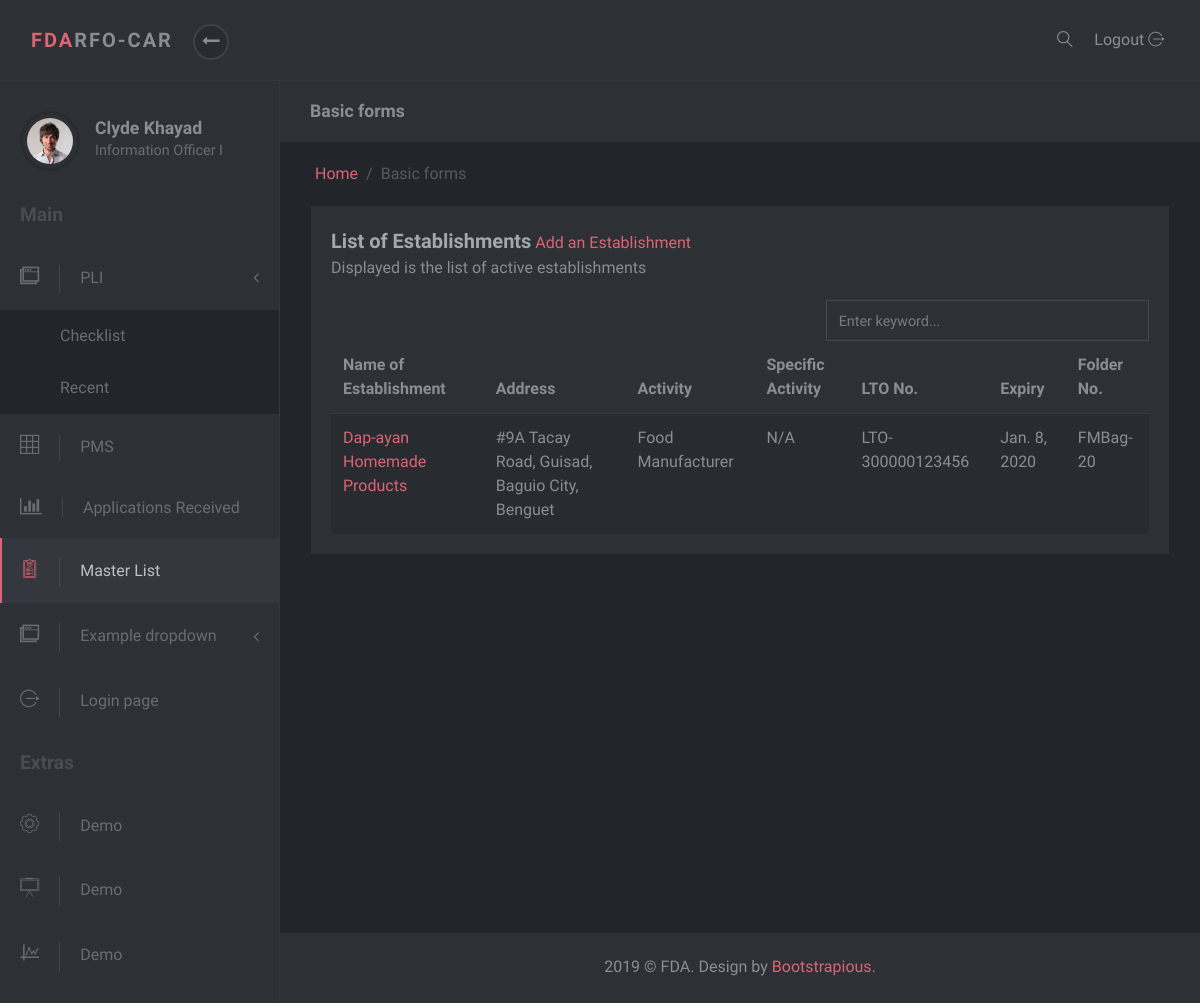
The app's page /masterlist/, older data.
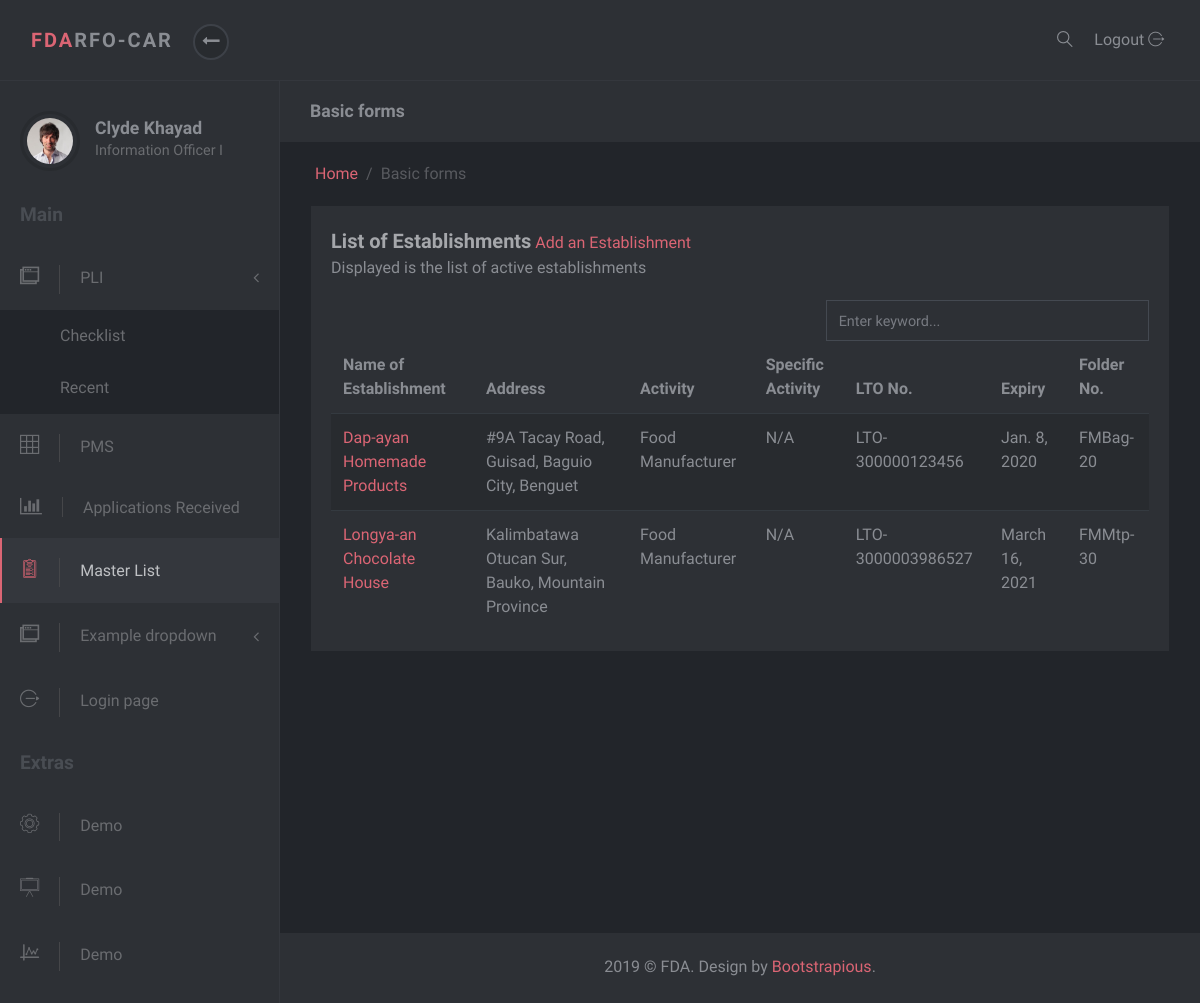
The same page, newer data.
### masterlist/models.py (models this page shows, shortened)
class Establishment(models.Model):
    date_modified = models.DateTimeField('date modified', default=timezone.now)
    application = models.CharField(max_length=1, choices=constants.APPLICATIONS)
    name = models.CharField(max_length=60)
    product_type = models.ForeignKey(ProductType, on_delete=models.SET_NULL, null=True)
    center = models.CharField(max_length=6, choices=constants.CENTERS)
    primary_activity = models.ForeignKey(PrimaryActivity, on_delete=models.CASCADE, null=True)
    specific_activity = models.ManyToManyField(SpecificActivity)
    additional_activity = models.ForeignKey(AdditionalActivity, on_delete=models.SET_NULL, null=True)
    product_line = models.ForeignKey(ProductLine, on_delete=models.SET_NULL, null=True, blank=True)
    remarks = models.CharField(max_length=100, null=True, blank=True, verbose_name='Product Remarks')
    status = models.CharField(max_length=8, choices=constants.EST_STATUS, null=True, default="Active")
    folder_id = models.CharField(max_length=10, null=True, verbose_name="Folder Number")

class Address(models.Model):
    address = models.CharField(max_length=50)
    region = models.ForeignKey(Region, on_delete=models.SET_NULL, null=True)
    province = models.ForeignKey(Province, on_delete=models.SET_NULL, null=True)
    municipality_or_city = models.ForeignKey(CityOrMunicipality, on_delete=models.SET_NULL, null=True)
    def full_address(self):
        return self.address + ', ' + self.municipality_or_city.name + ', ' + self.province.name

class CityOrMunicipality(models.Model):
    name = models.CharField(max_length=30)
    province = models.ForeignKey(Province, on_delete=models.CASCADE)

class Province(models.Model):
    name = models.CharField(max_length=30)
    region = models.ForeignKey(Region, on_delete=models.SET_NULL, null=True)

class ProductType(models.Model):
    name = models.CharField(max_length=50)
    def __str__(self):
        return self.name

class PrimaryActivity(models.Model):
    name = models.CharField(max_length=150)
    def __str__(self):
        return self.name

class Lto(models.Model):
    establishment = models.OneToOneField(Establishment, on_delete=models.CASCADE, null=True)
    issuance = models.DateTimeField(null=True, blank=True, verbose_name='Date Issued')
    lto_number = models.CharField(max_length=20)
    expiry = models.DateTimeField('expiry date')

### masterlist/views.py (the view)
# urls.py: path('', EstablishmentListView.as_view(), name='index'),
class EstablishmentListView(ListView):
    template_name = 'masterlist/index.html'
    context_object_name = 'est_list'
    def get_queryset(self):
        return Establishment.objects.all()
    def get_context_data(self, **kwargs):
        context = super().get_context_data(**kwargs)
        context['masterlist_active'] = "active"
        return context

### masterlist/templates/masterlist/index.html (shortened to what this page needs)
{% extends 'masterlist/partial/base.html' %}
{% block content %}
<div class="row">
    <div class="col-lg-12">
        <div class="block">
            <div class="title">
                <strong>List of Establishments</strong>  <a href="{% url 'admin:masterlist_establishment_add' %}" target="_blank">Add an Establishment</a>
                <span class="d-block">Displayed is the list of active establishments</span>
            </div>
            <div class="row">
                <div class="col-md-7">
                </div>
                <div class="col-md-5">
                    <input type="text" class="form-control " placeholder="Enter keyword...">
                </div>
            </div>
            <div class="block-body">
                <div class="table-responsive">
                    <table class="table table-striped table-hover">
                        <thead>
                        <tr>
                            <th>Name of Establishment</th>
                            <th>Address</th>
                            <th>Activity</th>
                            <th>Specific Activity</th>
                            <th>LTO No.</th>
                            <th>Expiry</th>
                            <th>Folder No.</th>
                        </tr>
                        </thead>
                        <tbody>
                        {% for est in est_list %}
                        <tr>
                            <td><a href="{% url 'masterlist:est-detail' est.id %}">{{est.name}}</a></td>
                            <td>{{est.plantaddress.full_address}}</td>
                            <td>{{est.product_type}} {{est.primary_activity}}</td>
                            {% if est.specificactivity %}
                            <td>{{est.specificactivity}}</td>
                            {% else %}
                            <td>N/A</td>
                            {% endif %}
                            <td>{{est.lto.lto_number}}</td>
                            <td>{{est.lto.expiry.date}}</td>
                            <td>{{est.folder_id}}</td>
                        </tr>
                        {% endfor %}
                        </tbody>
                    </table>
                </div>
            </div>
        </div>
    </div>
</div>
{% endblock %}

Row changes from the older to the newer data that the page shows:
added Establishment: name "Longya-an Chocolate House", plantaddress.full_address "Kalimbatawa Otucan Sur, Bauko, Mountain Province", product_type "Food", primary_activity "Manufacturer", lto.lto_number "LTO-3000003986527", lto.expiry "March 16, 2021", folder_id "FMMtp-30"
